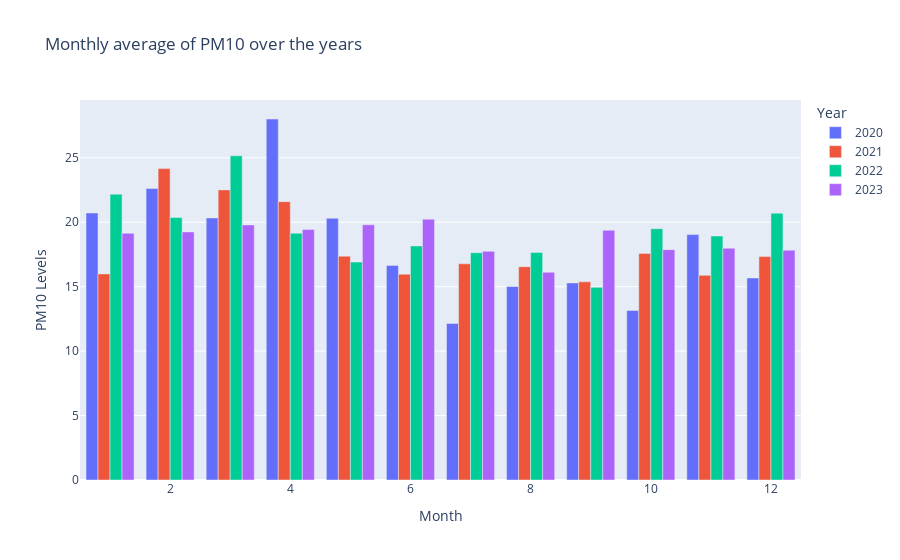

Notebook code for this chart:
### Code cell
poar2021 = poar_data[2021]
poar2022 = poar_data[2022]
poar2023 = poar_data[2023]
years_avg = pd.concat([poar2020, poar2021, poar2022, poar2023])

pm10_yearly = years_avg[["Date", "PM<sub>10</sub> particulate matter (Hourly measured)"]]

pm10_yearly.rename(columns={"PM<sub>10</sub> particulate matter (Hourly measured)": "PM10"}, inplace=True)

pm10_yearly_cleaned = pm10_yearly.dropna()

# Ensure 'Date' is in datetime format
pm10_yearly_cleaned['Date'] = pd.to_datetime(pm10_yearly_cleaned['Date'])

# Convert the 'Date' column to datetime format
pm10_yearly_cleaned['Date'] = pd.to_datetime(pm10_yearly_cleaned['Date'], format='%d-%m-%Y')

# Extract year and month
pm10_yearly_cleaned['Year'] = pm10_yearly_cleaned['Date'].dt.year
pm10_yearly_cleaned['Month'] = pm10_yearly_cleaned['Date'].dt.month

# Group by year and month and calculate the mean PM10
pm10_monthly_avg = pm10_yearly_cleaned.groupby(['Year', 'Month']).agg({'PM10': 'mean'}).reset_index()

# Pivot the table to have years as columns
pm10_pivot = pm10_monthly_avg.pivot(index='Month', columns='Year', values='PM10').reset_index()

# Reshape the pivot table for plotting
pm10_pivot_melted = pd.melt(pm10_pivot, id_vars=['Month'], value_vars=pm10_pivot.columns[1:], var_name='Year', value_name='PM10')

# Create the bar plot using Plotly Express
pm10_avg_bar = px.bar(pm10_pivot_melted, x='Month', y='PM10', color='Year', barmode='group', title='Monthly average of PM10 over the years', labels={'PM10': 'PM10 Levels', 'Month': 'Month'})

# Show the plot
pm10_avg_bar.show()

### Figure 1 — Plotly figure (JSON) as saved in the notebook; plotly's stock layout.template omitted (floating-point values rounded to 4 significant figures)
{"data": [{"alignmentgroup": "True", "hovertemplate": "Year=2020<br>Month=%{x}<br>PM10 Levels=%{y}<extra></extra>", "legendgroup": "2020", "marker": {"color": "#636efa", "pattern": {"shape": ""}}, "name": "2020", "offsetgroup": "2020", "orientation": "v", "showlegend": true, "textposition": "auto", "type": "bar", "x": [1, 2, 3, 4, 5, 6, 7, 8, 9, 10, 11, 12], "xaxis": "x", "y": [20.72, 22.61, 20.33, 28.01, 20.31, 16.64, 12.15, 15.01, 15.29, 13.15, 19.04, 15.68], "yaxis": "y"}, {"alignmentgroup": "True", "hovertemplate": "Year=2021<br>Month=%{x}<br>PM10 Levels=%{y}<extra></extra>", "legendgroup": "2021", "marker": {"color": "#EF553B", "pattern": {"shape": ""}}, "name": "2021", "offsetgroup": "2021", "orientation": "v", "showlegend": true, "textposition": "auto", "type": "bar", "x": [1, 2, 3, 4, 5, 6, 7, 8, 9, 10, 11, 12], "xaxis": "x", "y": [15.99, 24.16, 22.51, 21.6, 17.37, 15.97, 16.77, 16.55, 15.37, 17.58, 15.88, 17.33], "yaxis": "y"}, {"alignmentgroup": "True", "hovertemplate": "Year=2022<br>Month=%{x}<br>PM10 Levels=%{y}<extra></extra>", "legendgroup": "2022", "marker": {"color": "#00cc96", "pattern": {"shape": ""}}, "name": "2022", "offsetgroup": "2022", "orientation": "v", "showlegend": true, "textposition": "auto", "type": "bar", "x": [1, 2, 3, 4, 5, 6, 7, 8, 9, 10, 11, 12], "xaxis": "x", "y": [22.18, 20.37, 25.15, 19.15, 16.91, 18.16, 17.63, 17.66, 14.95, 19.49, 18.93, 20.7], "yaxis": "y"}, {"alignmentgroup": "True", "hovertemplate": "Year=2023<br>Month=%{x}<br>PM10 Levels=%{y}<extra></extra>", "legendgroup": "2023", "marker": {"color": "#ab63fa", "pattern": {"shape": ""}}, "name": "2023", "offsetgroup": "2023", "orientation": "v", "showlegend": true, "textposition": "auto", "type": "bar", "x": [1, 2, 3, 4, 5, 6, 7, 8, 9, 10, 11, 12], "xaxis": "x", "y": [19.14, 19.25, 19.79, 19.43, 19.8, 20.24, 17.74, 16.12, 19.37, 17.87, 17.98, 17.83], "yaxis": "y"}], "layout": {"barmode": "group", "legend": {"title": {"text": "Year"}, "tracegroupgap": 0}, "title": {"text": "Monthly average of PM10 over the years"}, "xaxis": {"anchor": "y", "domain": [0, 1], "title": {"text": "Month"}}, "yaxis": {"anchor": "x", "domain": [0, 1], "title": {"text": "PM10 Levels"}}}}
